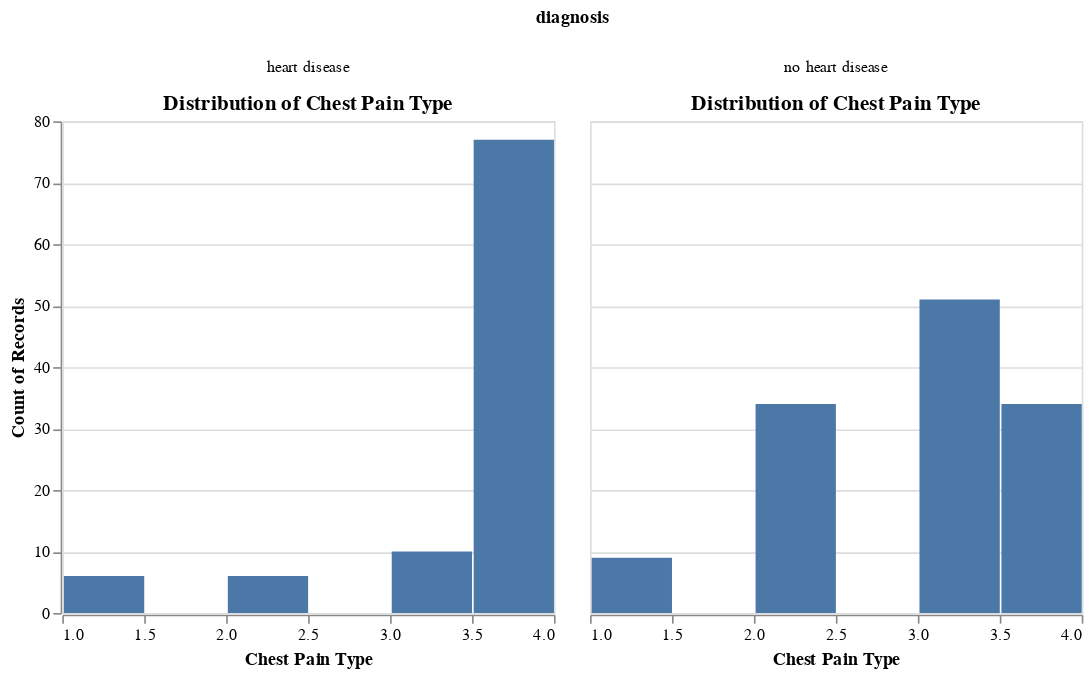

Notebook source saved alongside this figure:
### Code cell
# chest pain type
cp_hist = alt.Chart(heart_disease_to_plot).mark_bar().encode(
    alt.X("type_chestpain:Q", bin = True).title("Chest Pain Type"),
    y = "count()"
).properties(
    title = "Distribution of Chest Pain Type"
).facet(
    column = "diagnosis:N"
)

cp_hist

### Figure 1 — Vega-Lite specification as saved in the notebook (floating-point values rounded to 4 significant figures; data arrays with more than 128 entries replaced by an {"elided": "..."} marker saying what was removed)
{"config": {"view": {"continuousWidth": 300, "continuousHeight": 300}}, "data": {"name": "data-de2235db1ab4c23a6d82c71fe6da6796"}, "facet": {"column": {"field": "diagnosis", "type": "nominal"}}, "spec": {"mark": {"type": "bar"}, "encoding": {"x": {"bin": true, "field": "type_chestpain", "title": "Chest Pain Type", "type": "quantitative"}, "y": {"aggregate": "count", "type": "quantitative"}}, "title": "Distribution of Chest Pain Type"}, "$schema": "https://vega.github.io/schema/vega-lite/v5.8.0.json", "datasets": {"data-de2235db1ab4c23a6d82c71fe6da6796": {"elided": "227 records"}}}
